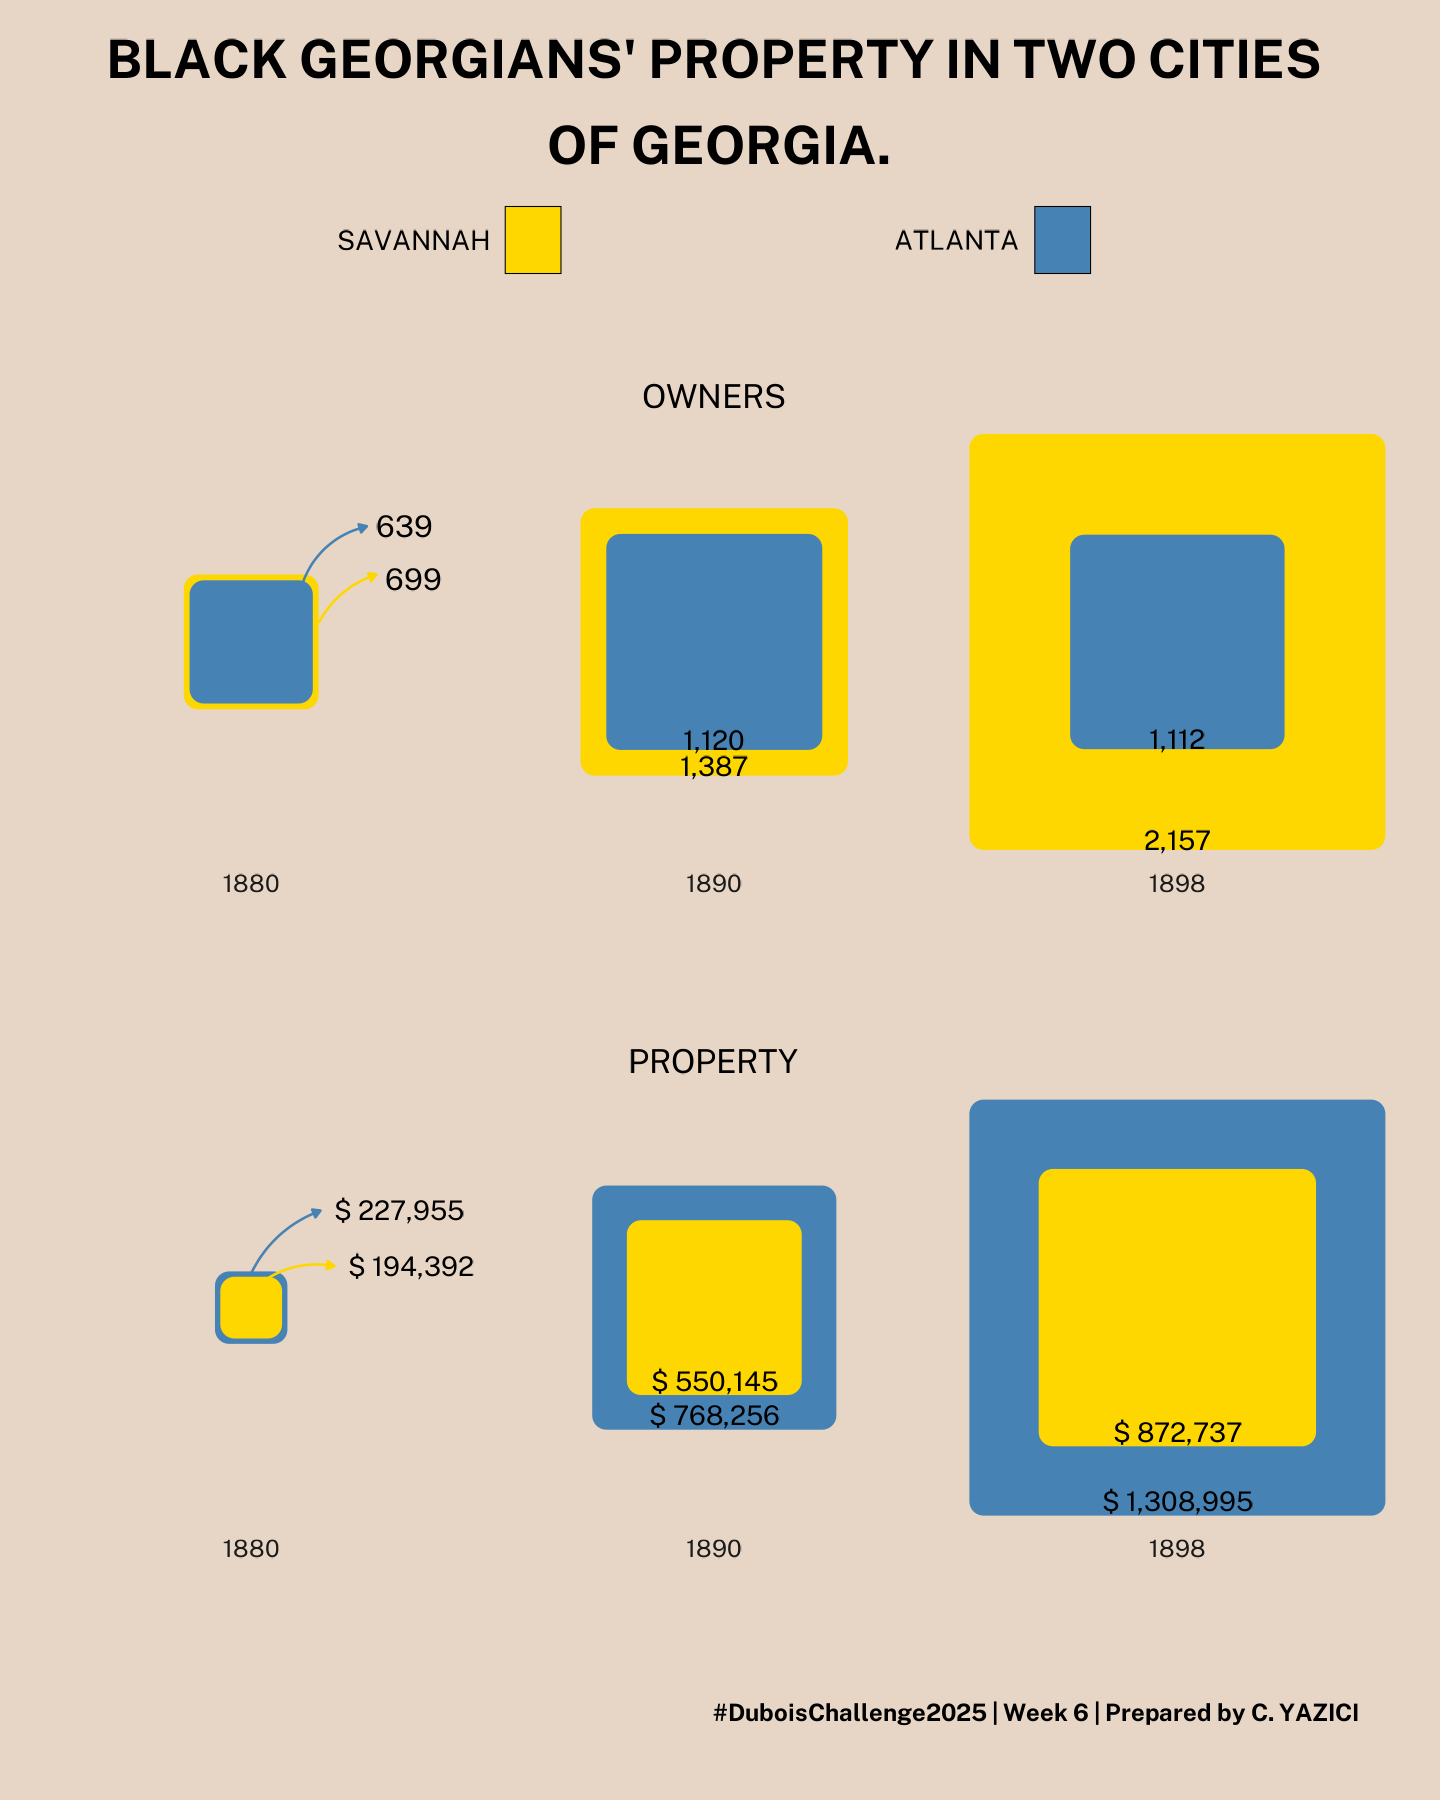

This figure's R source:
library(tidyverse)
library(readxl)
library(janitor)
library(showtext)
library(showtext)
library(cowplot)



font_add_google('Public Sans', 'ps')
showtext_auto()


data6 <- read_csv("data.csv") %>%
  clean_names() %>%
  mutate(x_max_owners = owners / 100,
         y_max_property =  property_value_dollars * 15/ 1308995,
         fill_city = ifelse(city == "Atlanta", "#4682b4", "#ffd700")) %>%
  arrange(year)


p1 <- ggplot() +
ggchicklet:::geom_rrect(data6,
                        mapping = aes(xmin = -x_max_owners, xmax = x_max_owners, 
                            ymin = -x_max_owners, ymax = x_max_owners, 
                        fill = fill_city), 
                        radius = unit(0.5, units = "cm")) +
  geom_text(data6 %>%
              filter(year != 1880),
            mapping = aes(x = 0, y = -1 * x_max_owners + 1,
                      label = scales::comma(owners)), hjust = 0.5,
            colour = "black",
            size = 7, family = "ps") +
  # Atlanta
  geom_curve(data6 %>%
               filter(year == 1880, 
                      city == "Atlanta"), 
             mapping = aes(x = 5, y = 5, 
                           xend = 12, yend = 12),
             arrow = arrow(length = unit(0.3, "cm"), type = "closed"),
             color = "#4682b4",
             linewidth = 1.2,
             curvature = -0.3) +
  geom_text(data6 %>%
              filter(year == 1880, 
                     city == "Atlanta"), 
            mapping = aes(x = 13, y = 12,
                          label = 639),
            family = "ps", hjust = 0, size = 8) +
  # Savannah
  geom_curve(data6 %>%
               filter(year == 1880, 
                      city == "Savannah"), 
             mapping = aes(x = 7, y = 2, 
                           xend = 13, yend = 7),
             arrow = arrow(length = unit(0.3, "cm"), type = "closed"),
             color = "#ffd700",
             linewidth = 1.2,
             curvature = -0.2) +
  geom_text(data6 %>%
              filter(year == 1880, 
                     city == "Savannah"), 
            mapping = aes(x = 14, y = 6.5,
                          label = 699),
            family = "ps", hjust = 0, size = 8) +
    facet_grid(~year, switch = "both") +
  scale_fill_identity() +
  coord_fixed() +
  labs(title = "OWNERS") +
  theme(legend.position = "none",
        panel.background = element_rect(fill = "#e7d6c5", color = NA),
        plot.background = element_rect(fill = "#e7d6c5", color = NA), 
        panel.border = element_rect(colour = NA, fill = NA),
        panel.grid = element_blank(),
        axis.ticks = element_blank(),
        axis.title = element_blank(),
        axis.text = element_blank(),
        plot.title = element_text(family = "ps", size = 25, 
                                   hjust = 0.5),
        strip.background = element_rect("#e7d6c5"),
        strip.text = element_text(family = "ps", size = 18)) 



p2 <- ggplot() +
  ggchicklet:::geom_rrect(data6 %>%
                            arrange(year, desc(y_max_property)),
                          mapping = aes(xmin = -y_max_property, 
                                        xmax = y_max_property, 
                                        ymin = -y_max_property, 
                                        ymax = y_max_property, 
                                        fill = fill_city), 
                          radius = unit(0.5, units = "cm")) +
  geom_text(data6 %>%
              filter(year != 1880),
            mapping = aes(x = 0, y = -1 * y_max_property + 1,
                  label = paste0("$ ", scales::comma(property_value_dollars))), 
            hjust = 0.5,
            colour = "black",
            size = 7, family = "ps") +
  # Savannah
  geom_curve(data6 %>%
               filter(year == 1880, 
                      city == "Savannah"), 
             mapping = aes(x = 1, y = 2, 
                           xend = 6, yend = 3),
             arrow = arrow(length = unit(0.3, "cm"), type = "closed"),
             color = "#ffd700",
             linewidth = 1.2,
             curvature = -0.2) +
  geom_text(data6 %>%
              filter(year == 1880, 
                     city == "Savannah"), 
            mapping = aes(x = 7, y = 3,
                          label = "$ 194,392"),
            family = "ps", hjust = 0, size = 7) +
  # Atlanta
  geom_curve(data6 %>%
               filter(year == 1880, 
                      city == "Atlanta"), 
             mapping = aes(x = 0, y = 2.5, 
                           xend = 5, yend = 7),
             arrow = arrow(length = unit(0.3, "cm"), type = "closed"),
             color = "#4682b4",
             linewidth = 1.2,
             curvature = -0.2) +
  geom_text(data6 %>%
              filter(year == 1880, 
                     city == "Atlanta"), 
            mapping = aes(x = 6, y = 7,
                          label = "$ 227,955"),
            family = "ps", hjust = 0, size = 7) +
  
  facet_grid(~year, switch = "both") +
  scale_fill_identity() +
  coord_fixed() +
  labs(title = "PROPERTY") +
  theme(legend.position = "none",
        panel.background = element_rect(fill = "#e7d6c5", color = NA),
        plot.background = element_rect(fill = "#e7d6c5", color = NA), 
        panel.border = element_rect(colour = NA, fill = NA),
        panel.grid = element_blank(),
        axis.ticks = element_blank(),
        axis.title = element_blank(),
        axis.text = element_blank(),
        plot.title = element_text(family = "ps", size = 25, hjust = 0.5),
        strip.background = element_rect("#e7d6c5"),
        strip.text = element_text(family = "ps", size = 18))

# The Legend

p3 <- ggplot(data6) +
# SAVANNAH
annotate("rect", xmin = 10.25, xmax = 10.35,
         ymin = -2.35, ymax = -2.15, fill = "#ffd700", colour = "black") +
  annotate("text", x = 9.95, y = -2.25, label = "SAVANNAH",
           hjust = 0, colour = "black", size = 7, family = "ps") +
  # The Legend for the cities
  # ATLANTA
  annotate("rect", xmin = 11.20, xmax = 11.3,
           ymin = -2.35, ymax = -2.15, fill = "#4682b4", colour = "black") +
  annotate("text", x = 10.95, y = -2.25, label = "ATLANTA",
           hjust = 0, colour = "black", size = 7, family = "ps") +
  coord_cartesian() +
  theme(legend.position = "none",
        panel.background = element_rect(fill = "#e7d6c5", color = NA),
        plot.background = element_rect(fill = "#e7d6c5", color = NA), 
        panel.border = element_rect(colour = NA, fill = NA),
        panel.grid = element_blank(),
        axis.ticks = element_blank(),
        axis.title = element_blank(),
        axis.text = element_blank(),
        plot.margin = margin(1.0, 10.0, 1.0, 10, "cm"))


# The Final Plot

plots <- align_plots(p3, p1, p2, align = "v")

title1 <- ggdraw() +
  draw_label(
    "BLACK GEORGIANS' PROPERTY IN TWO CITIES\n\n OF GEORGIA.",
    fontface = 'bold',
    fontfamily = "ps",
    hjust = 0.5,
    x = 0.5,
    size = 40)



caption <- ggdraw() +
  draw_label(
    "#DuboisChallenge2025 | Week 6 | Prepared by C. YAZICI",
    fontface = 'bold',
    fontfamily = "ps",
    hjust = 0,
    x = 0.5,
    y = 0.5,
    size = 18)

top_row <-  plot_grid(
  plots[[1]], plots[[2]], plots[[3]],
  labels = "",
  rel_heights = c(0.2, 1.0, 1.0),
  nrow = 3
)


final_plot <- plot_grid(title1,  top_row, caption,
                        labels = "", ncol = 1,
                        rel_heights = c(0.1, 1.0, 0.1),
                        align = "hv") +
  theme( panel.background = element_rect(fill = "#e7d6c5", color = NA),
         plot.background = element_rect(fill = "#e7d6c5", color = NA), 
        plot.margin = margin(1.0, 1.0, 0.5, 0.5, "cm"))
    
# final_plot

# Save the Plot

ggsave("Week 6_version2.png", final_plot, width = 20, height = 25, dpi = 72)
